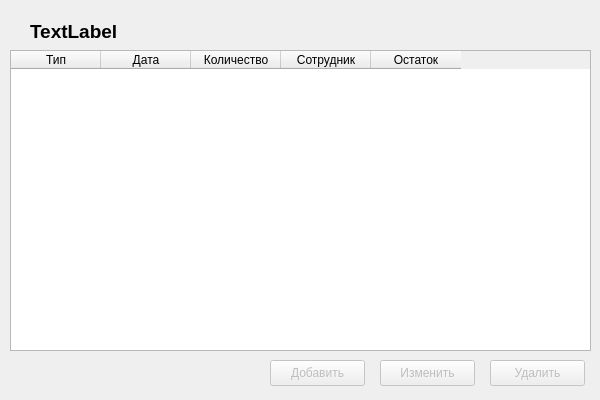
<?xml version="1.0" encoding="UTF-8"?>
<ui version="4.0">
 <class>ShowRegistrations</class>
 <widget class="QWidget" name="ShowRegistrations">
  <property name="geometry">
   <rect>
    <x>0</x>
    <y>0</y>
    <width>600</width>
    <height>400</height>
   </rect>
  </property>
  <property name="windowTitle">
   <string>4med::Просмотр приходов/расходов</string>
  </property>
  <property name="locale">
   <locale language="Russian" country="RussianFederation"/>
  </property>
  <widget class="QTableWidget" name="tableWidget">
   <property name="enabled">
    <bool>true</bool>
   </property>
   <property name="geometry">
    <rect>
     <x>10</x>
     <y>50</y>
     <width>581</width>
     <height>301</height>
    </rect>
   </property>
   <property name="editTriggers">
    <set>QAbstractItemView::NoEditTriggers</set>
   </property>
   <attribute name="horizontalHeaderDefaultSectionSize">
    <number>90</number>
   </attribute>
   <column>
    <property name="text">
     <string>Тип</string>
    </property>
   </column>
   <column>
    <property name="text">
     <string>Дата</string>
    </property>
   </column>
   <column>
    <property name="text">
     <string>Количество</string>
    </property>
   </column>
   <column>
    <property name="text">
     <string>Сотрудник</string>
    </property>
   </column>
   <column>
    <property name="text">
     <string>Остаток</string>
    </property>
   </column>
  </widget>
  <widget class="QLabel" name="lTitle">
   <property name="geometry">
    <rect>
     <x>30</x>
     <y>20</y>
     <width>89</width>
     <height>23</height>
    </rect>
   </property>
   <property name="font">
    <font>
     <pointsize>14</pointsize>
     <weight>75</weight>
     <bold>true</bold>
    </font>
   </property>
   <property name="text">
    <string>TextLabel</string>
   </property>
  </widget>
  <widget class="QPushButton" name="bAdd">
   <property name="enabled">
    <bool>false</bool>
   </property>
   <property name="geometry">
    <rect>
     <x>270</x>
     <y>360</y>
     <width>95</width>
     <height>26</height>
    </rect>
   </property>
   <property name="text">
    <string>Добавить</string>
   </property>
  </widget>
  <widget class="QPushButton" name="bEdit">
   <property name="enabled">
    <bool>false</bool>
   </property>
   <property name="geometry">
    <rect>
     <x>380</x>
     <y>360</y>
     <width>95</width>
     <height>26</height>
    </rect>
   </property>
   <property name="text">
    <string>Изменить</string>
   </property>
  </widget>
  <widget class="QPushButton" name="bDel">
   <property name="enabled">
    <bool>false</bool>
   </property>
   <property name="geometry">
    <rect>
     <x>490</x>
     <y>360</y>
     <width>95</width>
     <height>26</height>
    </rect>
   </property>
   <property name="text">
    <string>Удалить</string>
   </property>
  </widget>
 </widget>
 <resources/>
 <connections/>
</ui>
